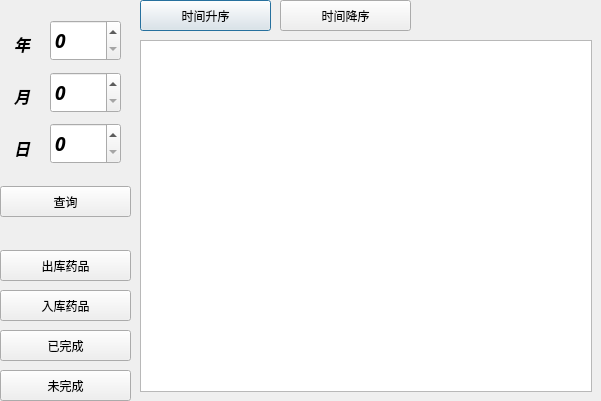
<?xml version="1.0" encoding="UTF-8"?>
<ui version="4.0">
 <class>CheckDiary_Dialog</class>
 <widget class="QDialog" name="CheckDiary_Dialog">
  <property name="geometry">
   <rect>
    <x>0</x>
    <y>0</y>
    <width>601</width>
    <height>401</height>
   </rect>
  </property>
  <property name="windowTitle">
   <string>Dialog</string>
  </property>
  <widget class="QPushButton" name="ascend_pushButton">
   <property name="geometry">
    <rect>
     <x>140</x>
     <y>0</y>
     <width>131</width>
     <height>31</height>
    </rect>
   </property>
   <property name="text">
    <string>时间升序</string>
   </property>
  </widget>
  <widget class="QPushButton" name="descend_pushButton">
   <property name="geometry">
    <rect>
     <x>280</x>
     <y>0</y>
     <width>131</width>
     <height>31</height>
    </rect>
   </property>
   <property name="text">
    <string>时间降序</string>
   </property>
  </widget>
  <widget class="QPushButton" name="undone_pushButton">
   <property name="geometry">
    <rect>
     <x>0</x>
     <y>370</y>
     <width>131</width>
     <height>31</height>
    </rect>
   </property>
   <property name="text">
    <string>未完成</string>
   </property>
  </widget>
  <widget class="QPushButton" name="done_pushButton">
   <property name="geometry">
    <rect>
     <x>0</x>
     <y>330</y>
     <width>131</width>
     <height>31</height>
    </rect>
   </property>
   <property name="text">
    <string>已完成</string>
   </property>
  </widget>
  <widget class="QPushButton" name="query_pushButton">
   <property name="geometry">
    <rect>
     <x>0</x>
     <y>186</y>
     <width>131</width>
     <height>31</height>
    </rect>
   </property>
   <property name="text">
    <string>查询</string>
   </property>
  </widget>
  <widget class="QPushButton" name="in_pushButton">
   <property name="geometry">
    <rect>
     <x>0</x>
     <y>290</y>
     <width>131</width>
     <height>31</height>
    </rect>
   </property>
   <property name="text">
    <string>入库药品</string>
   </property>
  </widget>
  <widget class="QPushButton" name="out_pushButton">
   <property name="geometry">
    <rect>
     <x>0</x>
     <y>250</y>
     <width>131</width>
     <height>31</height>
    </rect>
   </property>
   <property name="text">
    <string>出库药品</string>
   </property>
  </widget>
  <widget class="QLabel" name="label">
   <property name="geometry">
    <rect>
     <x>14</x>
     <y>23</y>
     <width>21</width>
     <height>41</height>
    </rect>
   </property>
   <property name="font">
    <font>
     <family>Adobe Arabic</family>
     <pointsize>12</pointsize>
     <weight>75</weight>
     <italic>true</italic>
     <bold>true</bold>
    </font>
   </property>
   <property name="text">
    <string>年</string>
   </property>
  </widget>
  <widget class="QLabel" name="label_2">
   <property name="geometry">
    <rect>
     <x>14</x>
     <y>75</y>
     <width>21</width>
     <height>41</height>
    </rect>
   </property>
   <property name="font">
    <font>
     <family>Adobe Arabic</family>
     <pointsize>12</pointsize>
     <weight>75</weight>
     <italic>true</italic>
     <bold>true</bold>
    </font>
   </property>
   <property name="text">
    <string>月</string>
   </property>
  </widget>
  <widget class="QLabel" name="label_3">
   <property name="geometry">
    <rect>
     <x>14</x>
     <y>127</y>
     <width>21</width>
     <height>41</height>
    </rect>
   </property>
   <property name="font">
    <font>
     <family>Adobe Arabic</family>
     <pointsize>12</pointsize>
     <weight>75</weight>
     <italic>true</italic>
     <bold>true</bold>
    </font>
   </property>
   <property name="text">
    <string>日</string>
   </property>
  </widget>
  <widget class="QSpinBox" name="yyyy_spinBox">
   <property name="geometry">
    <rect>
     <x>50</x>
     <y>20</y>
     <width>71</width>
     <height>41</height>
    </rect>
   </property>
   <property name="font">
    <font>
     <family>Adobe Arabic</family>
     <pointsize>14</pointsize>
     <weight>75</weight>
     <italic>true</italic>
     <bold>true</bold>
    </font>
   </property>
  </widget>
  <widget class="QSpinBox" name="mm_spinBox">
   <property name="geometry">
    <rect>
     <x>50</x>
     <y>72</y>
     <width>71</width>
     <height>41</height>
    </rect>
   </property>
   <property name="font">
    <font>
     <family>Adobe Arabic</family>
     <pointsize>14</pointsize>
     <weight>75</weight>
     <italic>true</italic>
     <bold>true</bold>
    </font>
   </property>
  </widget>
  <widget class="QSpinBox" name="dd_spinBox">
   <property name="geometry">
    <rect>
     <x>50</x>
     <y>123</y>
     <width>71</width>
     <height>41</height>
    </rect>
   </property>
   <property name="font">
    <font>
     <family>Adobe Arabic</family>
     <pointsize>14</pointsize>
     <weight>75</weight>
     <italic>true</italic>
     <bold>true</bold>
    </font>
   </property>
  </widget>
  <widget class="QTableWidget" name="tableWidget">
   <property name="geometry">
    <rect>
     <x>140</x>
     <y>40</y>
     <width>452</width>
     <height>352</height>
    </rect>
   </property>
  </widget>
  <widget class="QLabel" name="remindDate_label">
   <property name="geometry">
    <rect>
     <x>0</x>
     <y>218</y>
     <width>131</width>
     <height>31</height>
    </rect>
   </property>
   <property name="text">
    <string/>
   </property>
  </widget>
  <widget class="QLabel" name="label_4">
   <property name="geometry">
    <rect>
     <x>0</x>
     <y>282</y>
     <width>131</width>
     <height>8</height>
    </rect>
   </property>
   <property name="styleSheet">
    <string notr="true">border-image: url(:/1149835 - 副本.jpg);</string>
   </property>
   <property name="text">
    <string/>
   </property>
  </widget>
  <widget class="QLabel" name="label_5">
   <property name="geometry">
    <rect>
     <x>0</x>
     <y>322</y>
     <width>131</width>
     <height>8</height>
    </rect>
   </property>
   <property name="styleSheet">
    <string notr="true">border-image: url(:/1149835 - 副本.jpg);</string>
   </property>
   <property name="text">
    <string/>
   </property>
  </widget>
  <widget class="QLabel" name="label_6">
   <property name="geometry">
    <rect>
     <x>0</x>
     <y>362</y>
     <width>131</width>
     <height>8</height>
    </rect>
   </property>
   <property name="styleSheet">
    <string notr="true">border-image: url(:/1149835 - 副本.jpg);</string>
   </property>
   <property name="text">
    <string/>
   </property>
  </widget>
  <widget class="QLabel" name="label_8">
   <property name="geometry">
    <rect>
     <x>271</x>
     <y>0</y>
     <width>8</width>
     <height>31</height>
    </rect>
   </property>
   <property name="styleSheet">
    <string notr="true">border-image: url(:/1149835.jpg);</string>
   </property>
   <property name="text">
    <string/>
   </property>
  </widget>
  <widget class="QLabel" name="label_9">
   <property name="geometry">
    <rect>
     <x>0</x>
     <y>0</y>
     <width>601</width>
     <height>401</height>
    </rect>
   </property>
   <property name="styleSheet">
    <string notr="true">border-image: url(:/backGround (4).jpg);</string>
   </property>
   <property name="text">
    <string/>
   </property>
  </widget>
  <widget class="QLabel" name="label_10">
   <property name="geometry">
    <rect>
     <x>131</x>
     <y>0</y>
     <width>8</width>
     <height>31</height>
    </rect>
   </property>
   <property name="styleSheet">
    <string notr="true">border-image: url(:/1149835 - 副本.jpg);</string>
   </property>
   <property name="text">
    <string/>
   </property>
  </widget>
  <widget class="QLabel" name="label_11">
   <property name="geometry">
    <rect>
     <x>0</x>
     <y>114</y>
     <width>131</width>
     <height>8</height>
    </rect>
   </property>
   <property name="styleSheet">
    <string notr="true">border-image: url(:/1149835 - 副本.jpg);</string>
   </property>
   <property name="text">
    <string/>
   </property>
  </widget>
  <widget class="QLabel" name="label_12">
   <property name="geometry">
    <rect>
     <x>0</x>
     <y>63</y>
     <width>131</width>
     <height>8</height>
    </rect>
   </property>
   <property name="styleSheet">
    <string notr="true">border-image: url(:/1149835 - 副本.jpg);</string>
   </property>
   <property name="text">
    <string/>
   </property>
  </widget>
  <widget class="QLabel" name="label_13">
   <property name="geometry">
    <rect>
     <x>132</x>
     <y>31</y>
     <width>469</width>
     <height>8</height>
    </rect>
   </property>
   <property name="styleSheet">
    <string notr="true">border-image: url(:/1149835 - 副本.jpg);</string>
   </property>
   <property name="text">
    <string/>
   </property>
  </widget>
  <widget class="QLabel" name="label_14">
   <property name="geometry">
    <rect>
     <x>131</x>
     <y>0</y>
     <width>8</width>
     <height>401</height>
    </rect>
   </property>
   <property name="styleSheet">
    <string notr="true">border-image: url(:/1149835.jpg);</string>
   </property>
   <property name="text">
    <string/>
   </property>
  </widget>
  <widget class="QLabel" name="label_15">
   <property name="geometry">
    <rect>
     <x>593</x>
     <y>31</y>
     <width>8</width>
     <height>371</height>
    </rect>
   </property>
   <property name="styleSheet">
    <string notr="true">border-image: url(:/1149835.jpg);</string>
   </property>
   <property name="text">
    <string/>
   </property>
  </widget>
  <widget class="QLabel" name="label_16">
   <property name="geometry">
    <rect>
     <x>138</x>
     <y>393</y>
     <width>461</width>
     <height>8</height>
    </rect>
   </property>
   <property name="styleSheet">
    <string notr="true">border-image: url(:/1149835 - 副本.jpg);</string>
   </property>
   <property name="text">
    <string/>
   </property>
  </widget>
  <zorder>label_9</zorder>
  <zorder>ascend_pushButton</zorder>
  <zorder>descend_pushButton</zorder>
  <zorder>undone_pushButton</zorder>
  <zorder>done_pushButton</zorder>
  <zorder>query_pushButton</zorder>
  <zorder>in_pushButton</zorder>
  <zorder>out_pushButton</zorder>
  <zorder>label</zorder>
  <zorder>label_2</zorder>
  <zorder>label_3</zorder>
  <zorder>yyyy_spinBox</zorder>
  <zorder>mm_spinBox</zorder>
  <zorder>dd_spinBox</zorder>
  <zorder>tableWidget</zorder>
  <zorder>remindDate_label</zorder>
  <zorder>label_4</zorder>
  <zorder>label_5</zorder>
  <zorder>label_6</zorder>
  <zorder>label_8</zorder>
  <zorder>label_10</zorder>
  <zorder>label_11</zorder>
  <zorder>label_12</zorder>
  <zorder>label_13</zorder>
  <zorder>label_14</zorder>
  <zorder>label_15</zorder>
  <zorder>label_16</zorder>
 </widget>
 <resources/>
 <connections/>
</ui>
